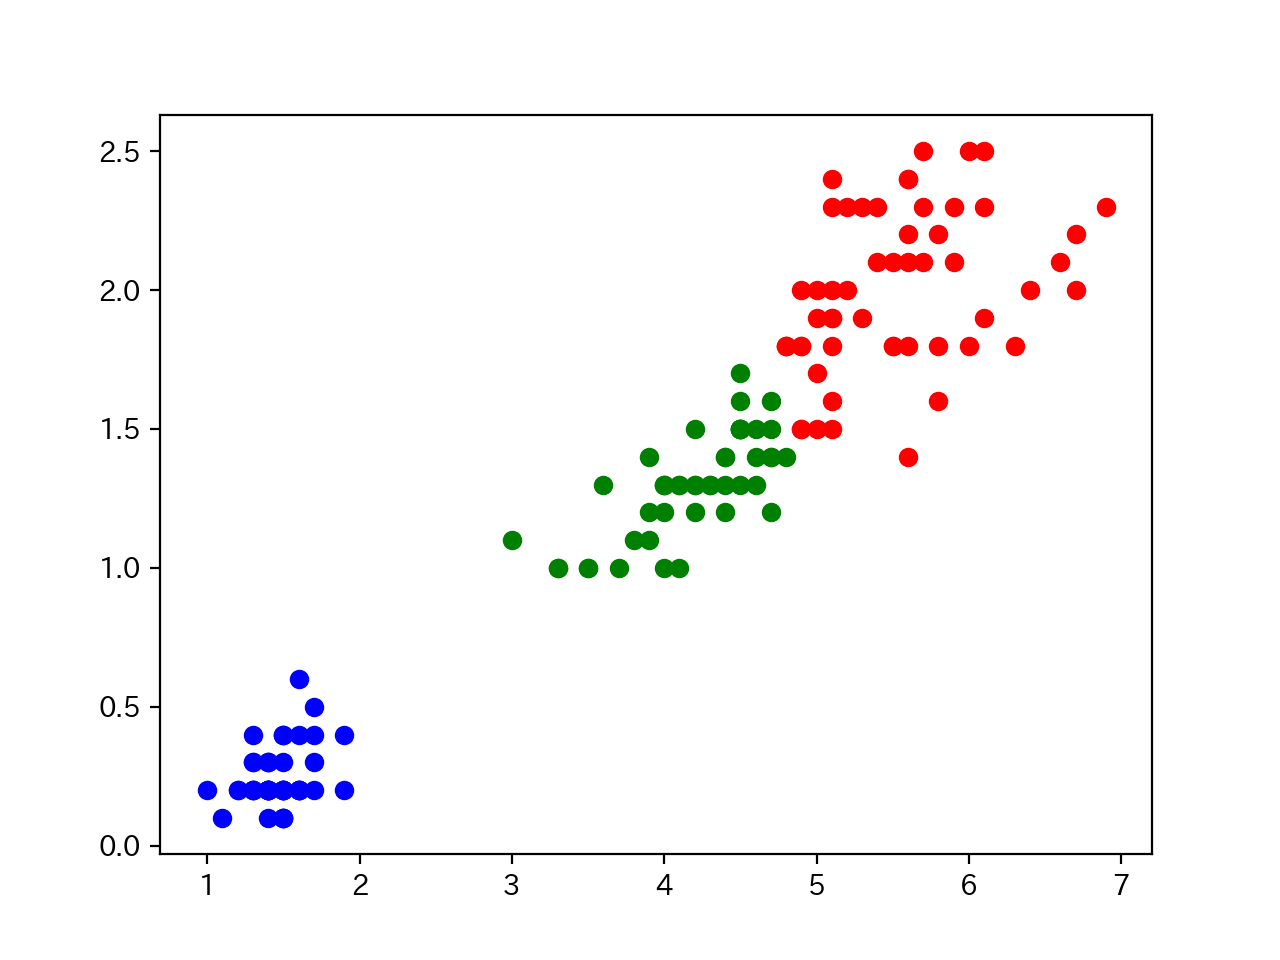

Source code (Python):
import numpy as np
import pandas as pd
import matplotlib.pyplot as plt
from sklearn.datasets import load_iris
from sklearn.model_selection import train_test_split
import matplotlib.pyplot as plt

# アイリスデータセットのロード
iris = load_iris()
X = iris.data
t = iris.target

X = X[:150, 2:]
t = t[:150]

#X_train, X_test, t_train, t_test = train_test_split(X, t, test_size=0.3, random_state=42)

# k-means
k_num = 3

"""
結構初期値に依存するかも?
"""
mu_s = [np.random.rand(2) for _ in range(k_num)]
delta = 10000000
eps = 0.5

while delta > eps:
  """
  まず, どこの点に属するか決める
  """
  all_array = [
    [],
    [],
    []
  ]
  for x in X:
    dist_0 = np.sum(np.square(x  - mu_s[0]))
    dist_1 = np.sum(np.square(x - mu_s[1]))
    dist_2 = np.sum(np.square(x - mu_s[2]))
    min_index = np.argmin(np.array([dist_0, dist_1, dist_2]))
    all_array[min_index].append(x.tolist())
  
  all_array = np.array(all_array)
  """
  muを更新する
  この時に更新量をdeltaに入れておく

  TODO : 家に帰ったら書く
  """
  new_mus = []
  for i, array in enumerate(all_array):
    if len(array) == 0:
      new_mus.append(mu_s[i])
    else:
      new_mus.append(np.mean(array, axis=0))
  
  mu_s = np.array(mu_s)
  new_mus = np.array(new_mus)
  delta = np.sqrt(np.sum(np.square(mu_s - new_mus)))
  mu_s = new_mus
  print("delta : ", delta)

"""
結果をplotしてみる
"""
t_s = []

for x in X:
  delta_0 = np.sum(np.square(x - mu_s[0]))
  delta_1 = np.sum(np.square(x - mu_s[1]))
  delta_2 = np.sum(np.square(x - mu_s[2]))
  min_index = np.argmin(np.array([delta_0, delta_1, delta_2]))
  t_s.append(min_index)

t_s = np.array(t_s)

# plot
plt.scatter(X[t_s == 0][:, 0], X[t_s == 0][:, 1], color="red")
plt.scatter(X[t_s == 1][:, 0], X[t_s == 1][:, 1], color="blue")
plt.scatter(X[t_s == 2][:, 0], X[t_s == 2][:, 1], color="green")
plt.savefig("k-means.png")
    
